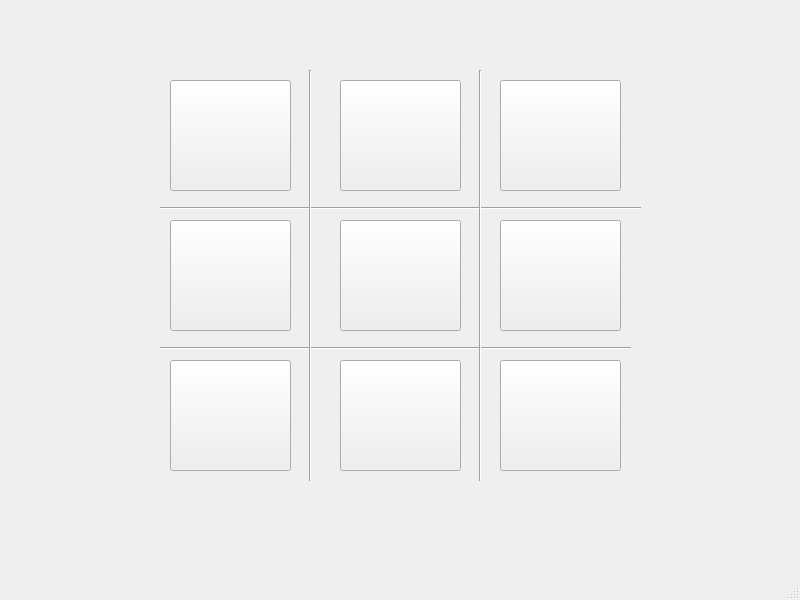
<?xml version="1.0" encoding="UTF-8"?>
<ui version="4.0">
 <class>MainWindow</class>
 <widget class="QMainWindow" name="MainWindow">
  <property name="geometry">
   <rect>
    <x>0</x>
    <y>0</y>
    <width>800</width>
    <height>600</height>
   </rect>
  </property>
  <property name="windowTitle">
   <string>MainWindow</string>
  </property>
  <widget class="QWidget" name="centralwidget">
   <widget class="QPushButton" name="pushButton">
    <property name="geometry">
     <rect>
      <x>170</x>
      <y>80</y>
      <width>121</width>
      <height>111</height>
     </rect>
    </property>
    <property name="styleSheet">
     <string notr="true">font: 20pt &quot;MS Shell Dlg 2&quot;;</string>
    </property>
    <property name="text">
     <string/>
    </property>
   </widget>
   <widget class="QPushButton" name="pushButton_2">
    <property name="geometry">
     <rect>
      <x>340</x>
      <y>80</y>
      <width>121</width>
      <height>111</height>
     </rect>
    </property>
    <property name="styleSheet">
     <string notr="true">font: 20pt &quot;MS Shell Dlg 2&quot;;</string>
    </property>
    <property name="text">
     <string/>
    </property>
   </widget>
   <widget class="Line" name="line">
    <property name="geometry">
     <rect>
      <x>160</x>
      <y>200</y>
      <width>481</width>
      <height>16</height>
     </rect>
    </property>
    <property name="orientation">
     <enum>Qt::Horizontal</enum>
    </property>
   </widget>
   <widget class="Line" name="line_2">
    <property name="geometry">
     <rect>
      <x>160</x>
      <y>340</y>
      <width>471</width>
      <height>16</height>
     </rect>
    </property>
    <property name="orientation">
     <enum>Qt::Horizontal</enum>
    </property>
   </widget>
   <widget class="QPushButton" name="pushButton_3">
    <property name="geometry">
     <rect>
      <x>500</x>
      <y>80</y>
      <width>121</width>
      <height>111</height>
     </rect>
    </property>
    <property name="styleSheet">
     <string notr="true">font: 20pt &quot;MS Shell Dlg 2&quot;;</string>
    </property>
    <property name="text">
     <string/>
    </property>
   </widget>
   <widget class="QPushButton" name="pushButton_4">
    <property name="geometry">
     <rect>
      <x>500</x>
      <y>220</y>
      <width>121</width>
      <height>111</height>
     </rect>
    </property>
    <property name="styleSheet">
     <string notr="true">font: 20pt &quot;MS Shell Dlg 2&quot;;</string>
    </property>
    <property name="text">
     <string/>
    </property>
   </widget>
   <widget class="QPushButton" name="pushButton_5">
    <property name="geometry">
     <rect>
      <x>170</x>
      <y>220</y>
      <width>121</width>
      <height>111</height>
     </rect>
    </property>
    <property name="styleSheet">
     <string notr="true">font: 20pt &quot;MS Shell Dlg 2&quot;;</string>
    </property>
    <property name="text">
     <string/>
    </property>
   </widget>
   <widget class="QPushButton" name="pushButton_6">
    <property name="geometry">
     <rect>
      <x>340</x>
      <y>220</y>
      <width>121</width>
      <height>111</height>
     </rect>
    </property>
    <property name="styleSheet">
     <string notr="true">font: 20pt &quot;MS Shell Dlg 2&quot;;</string>
    </property>
    <property name="text">
     <string/>
    </property>
   </widget>
   <widget class="QPushButton" name="pushButton_7">
    <property name="geometry">
     <rect>
      <x>500</x>
      <y>360</y>
      <width>121</width>
      <height>111</height>
     </rect>
    </property>
    <property name="styleSheet">
     <string notr="true">font: 20pt &quot;MS Shell Dlg 2&quot;;</string>
    </property>
    <property name="text">
     <string/>
    </property>
   </widget>
   <widget class="QPushButton" name="pushButton_8">
    <property name="geometry">
     <rect>
      <x>170</x>
      <y>360</y>
      <width>121</width>
      <height>111</height>
     </rect>
    </property>
    <property name="styleSheet">
     <string notr="true">font: 20pt &quot;MS Shell Dlg 2&quot;;</string>
    </property>
    <property name="text">
     <string/>
    </property>
   </widget>
   <widget class="QPushButton" name="pushButton_9">
    <property name="geometry">
     <rect>
      <x>340</x>
      <y>360</y>
      <width>121</width>
      <height>111</height>
     </rect>
    </property>
    <property name="styleSheet">
     <string notr="true">font: 20pt &quot;MS Shell Dlg 2&quot;;</string>
    </property>
    <property name="text">
     <string/>
    </property>
   </widget>
   <widget class="Line" name="line_3">
    <property name="geometry">
     <rect>
      <x>300</x>
      <y>70</y>
      <width>21</width>
      <height>411</height>
     </rect>
    </property>
    <property name="orientation">
     <enum>Qt::Vertical</enum>
    </property>
   </widget>
   <widget class="Line" name="line_4">
    <property name="geometry">
     <rect>
      <x>470</x>
      <y>70</y>
      <width>21</width>
      <height>411</height>
     </rect>
    </property>
    <property name="orientation">
     <enum>Qt::Vertical</enum>
    </property>
   </widget>
  </widget>
  <widget class="QMenuBar" name="menubar">
   <property name="geometry">
    <rect>
     <x>0</x>
     <y>0</y>
     <width>800</width>
     <height>31</height>
    </rect>
   </property>
  </widget>
  <widget class="QStatusBar" name="statusbar"/>
 </widget>
 <resources/>
 <connections/>
</ui>
